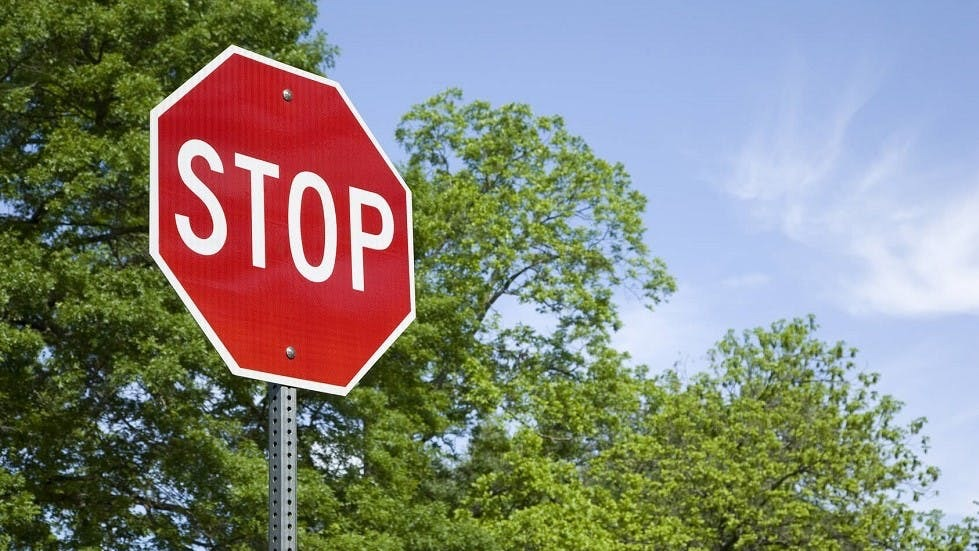
#> input picture Images/road_sign.jpg, 979 x 551 px, given in place of the camera
$ python camera_contour.py
#> lines starting #> are read from the running program, lines starting #| are printed output that depends on the picture; after the words box and inside, x2 and y2 are one past the last pixel; in counts of white or black regions, pixels touching at a corner belong together
import cv2 as cv
import numpy as np

vc = cv.VideoCapture(0)

if vc.isOpened():
    rval, frame = vc.read()
#> frame is the input picture: shape (551, 979, 3); mean B, G, R 123.1, 133.3, 133
else:
    rval = False

while rval:
    rval, frame = vc.read()

    gray = cv.cvtColor(frame, cv.COLOR_BGR2GRAY)
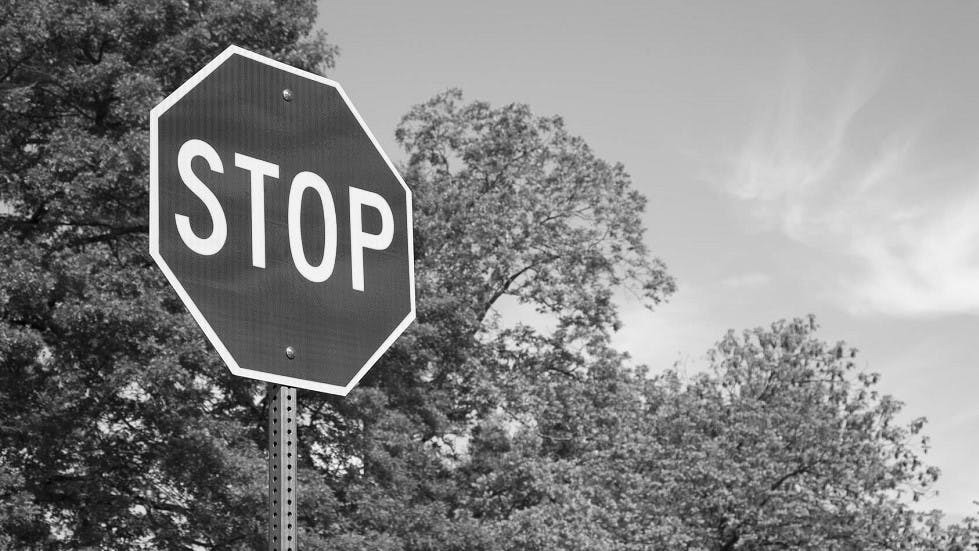
#> gray: shape (551, 979); min 0, max 255, mean 132
    blur = cv.GaussianBlur(gray, (3,3), cv.BORDER_DEFAULT)
    canny = cv.Canny(blur, 0, 175)
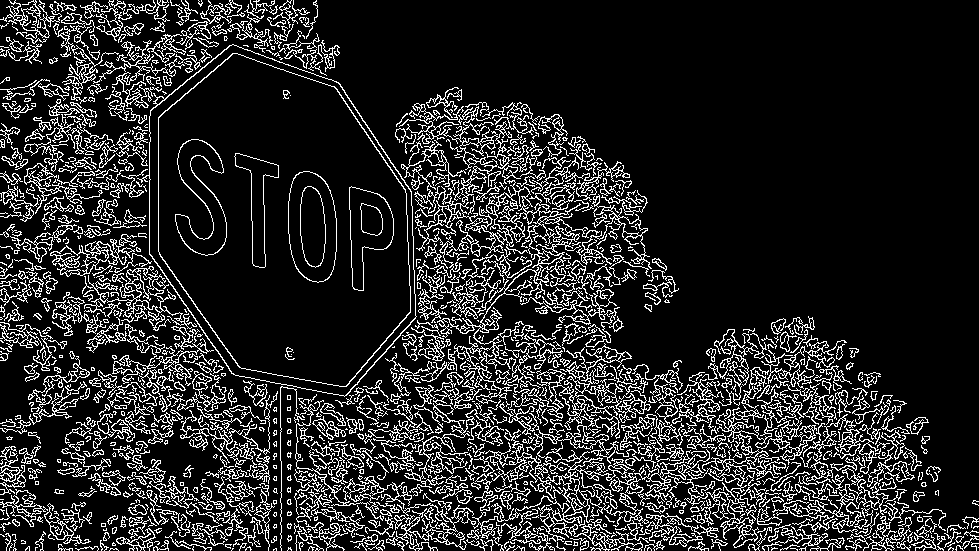
#> canny: shape (551, 979); 15.2% white in thin lines or dots
    contours, hierarchies = cv.findContours(canny, cv.RETR_LIST, cv.CHAIN_APPROX_NONE)
#> contours = 2304 contours, 1585 with area under 20; largest, box (x1, y1, x2, y2) and area: (137, 44, 417, 397) 70457, (149, 44, 417, 397) 70106, (158, 53, 411, 387) 63470, (158, 53, 411, 387) 63192, (401, 140, 600, 404) 5547
    blank = np.zeros(frame.shape, dtype='uint8')
    cv.drawContours(blank, contours, -1, (0,0,255), 1)
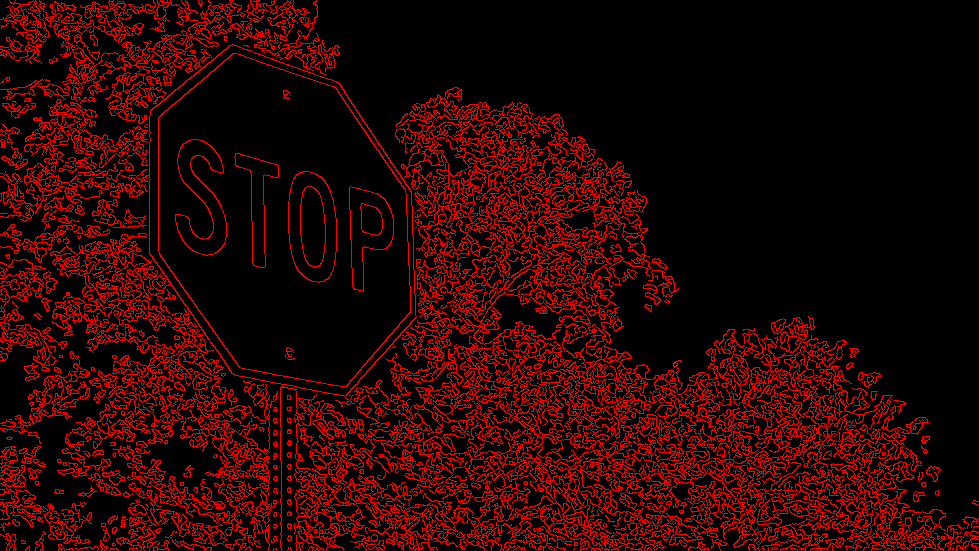
#> blank: shape (551, 979, 3); mean of channels 0, 1, 2 0, 0, 38.8; drawn as B, G, R
    key = cv.waitKey(20)
#> (key Esc is pressed here)

    cv.imshow('camera view', frame)
    cv.imshow('contours', blank)
    if key == 27:
        break

vc.release()
cv.destroyWindow('camera view')
cv.destroyWindow('contours')

$ run again, on Images/tube1.jpg
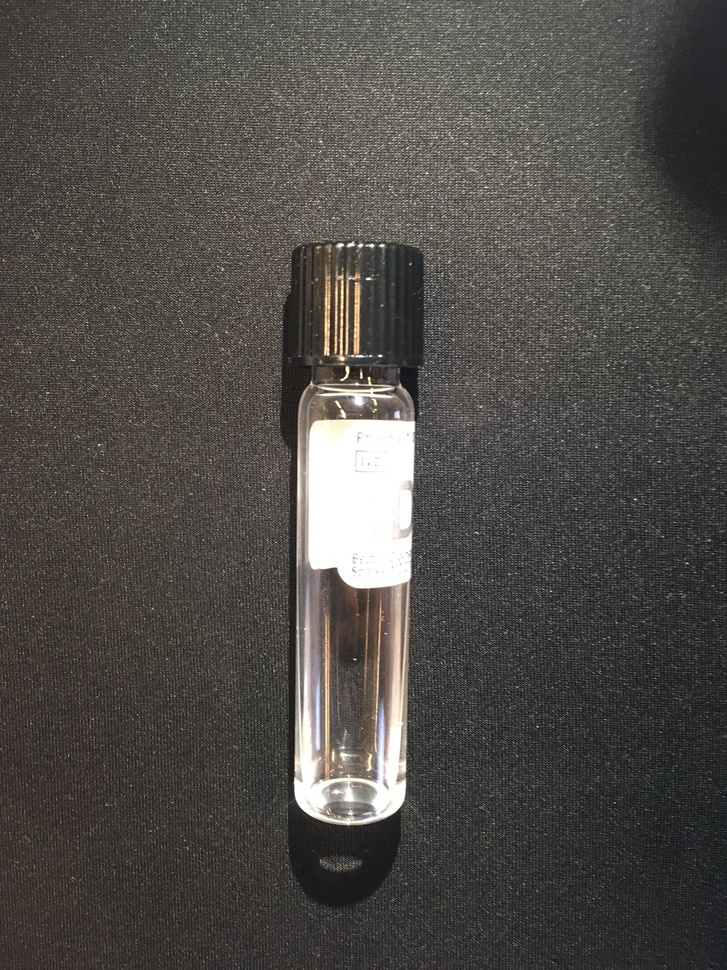
#> input picture Images/tube1.jpg, 727 x 970 px, shrunk from 1536 x 2048 before the run, given in place of the camera
#> frame is the input picture: shape (970, 727, 3); mean B, G, R 72, 76.2, 79.2
#> `canny = cv.Canny(blur, 0, 175)`:
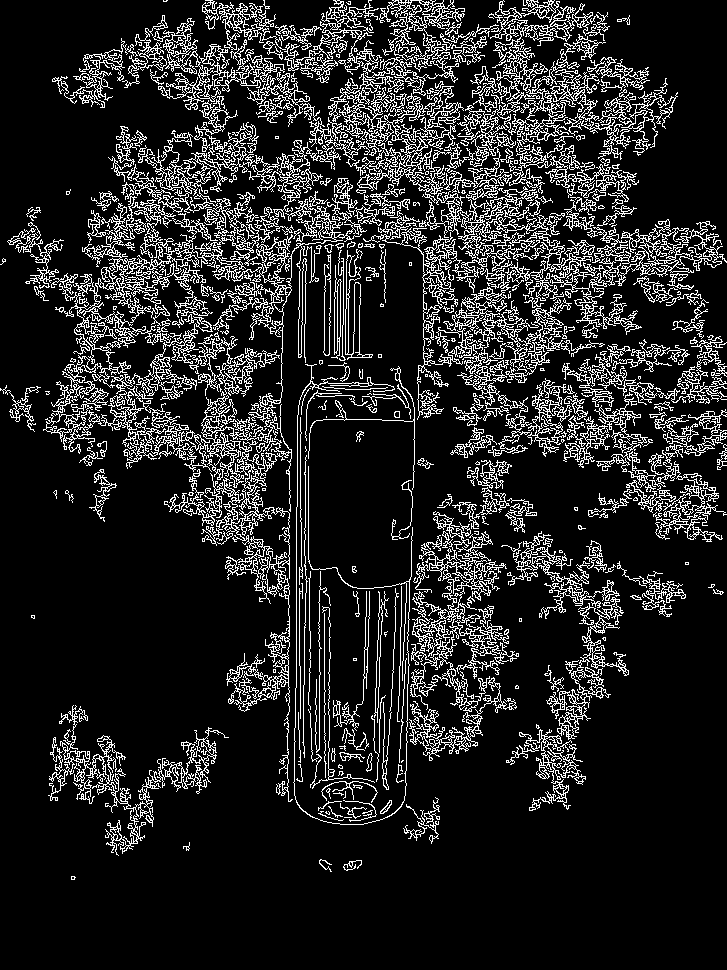
#> canny: shape (970, 727); 14.3% white in thin lines or dots
#> contours = 3641 contours, 2886 with area under 20; largest, box (x1, y1, x2, y2) and area: (88, 314, 293, 802) 10092, (51, 198, 294, 388) 6229, (338, 0, 610, 251) 6180, (410, 531, 519, 712) 4244, (363, 227, 533, 420) 2630
#> `cv.drawContours(blank, contours, -1, (0,0,255), 1)`:
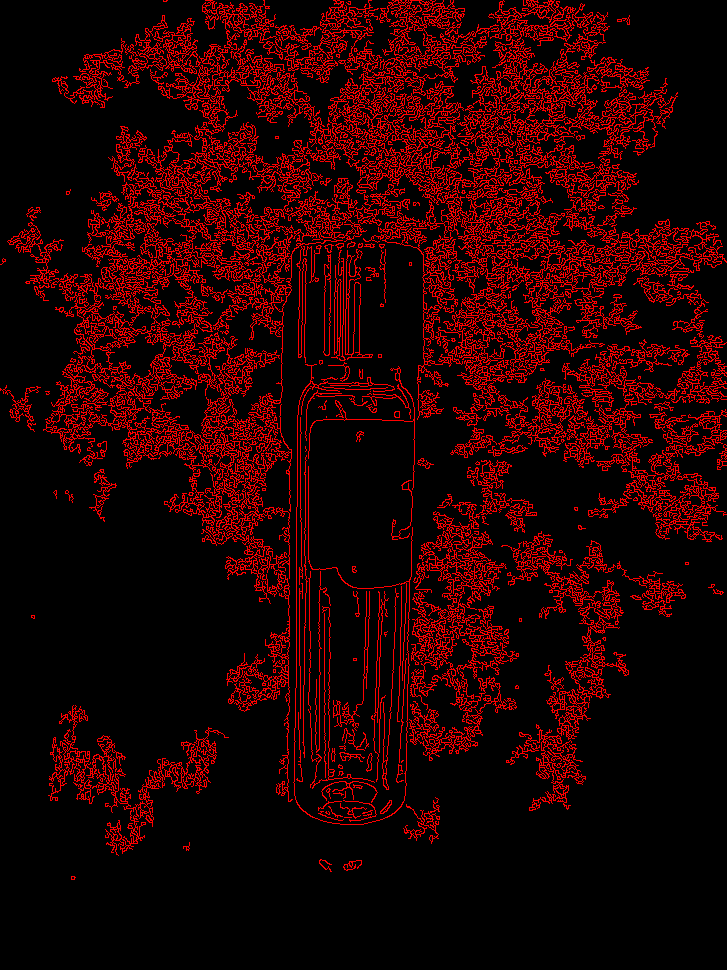
#> blank: shape (970, 727, 3); mean of channels 0, 1, 2 0, 0, 36.3; drawn as B, G, R
